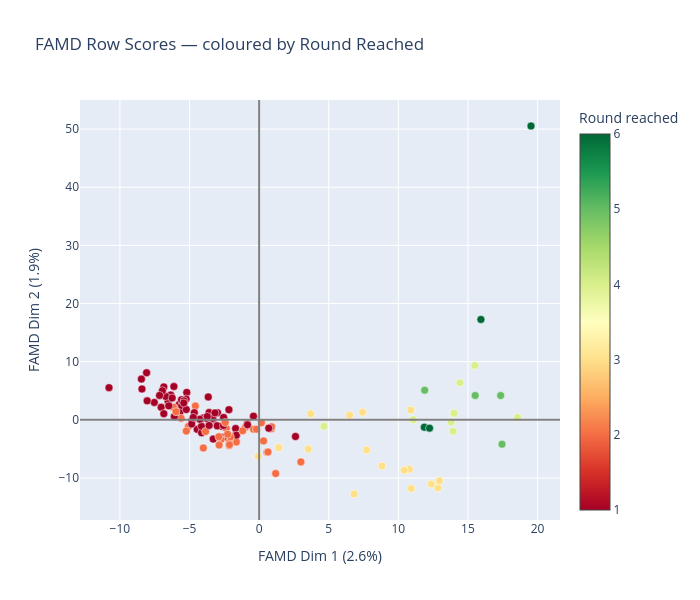

Notebook source saved alongside this figure:
### Code cell
# Use prince's internal percentages — these are the correct figures
# (computed against the full data variance, not just the 5 components)
pct = famd.eigenvalues_summary['% of variance'].str.strip('%').astype(float)


fig = go.Figure()

fig.add_trace(
    go.Scatter(
        x=famd_scores.iloc[:,0],
        y=famd_scores.iloc[:,1],
        mode="markers",
        marker=dict(
            size=8,
            color=wc['round_reached'],
            colorscale="RdYlGn",
            cmin=1,
            cmax=6,
            colorbar=dict(title="Round reached"),
            line=dict(width=0.5, color="white")
        ),
        hovertemplate=
        "<b>%{customdata[0]}</b><br>"
        "Year: %{customdata[1]}<br>"
        "Round reached: %{customdata[2]}<br>"
        "Dim1: %{x:.2f}<br>"
        "Dim2: %{y:.2f}<extra></extra>",
        customdata=wc[["team","year","round_reached"]]
    )
)

fig.add_hline(y=0, line_color="gray")
fig.add_vline(x=0, line_color="gray")

fig.update_layout(
    title="FAMD Row Scores — coloured by Round Reached",
    xaxis_title=f"FAMD Dim 1 ({pct.iloc[0]:.1f}%)",
    yaxis_title=f"FAMD Dim 2 ({pct.iloc[1]:.1f}%)",
    width=700,
    height=600
)

fig.show()

### Figure 1 — Plotly figure (JSON) as saved in the notebook; plotly's stock layout.template omitted (floating-point values rounded to 4 significant figures; data arrays with more than 128 entries replaced by an {"elided": "..."} marker saying what was removed)
{"data": [{"customdata": {"elided": "128x3 mixed values"}, "hovertemplate": "<b>%{customdata[0]}</b><br>Year: %{customdata[1]}<br>Round reached: %{customdata[2]}<br>Dim1: %{x:.2f}<br>Dim2: %{y:.2f}<extra></extra>", "marker": {"cmax": 6, "cmin": 1, "color": [1, 3, 1, 3, 1, 2, 1, 2, 1, 4, 3, 1, 1, 1, 1, 2, 2, 5, 1, 1, 1, 3, 2, 1, 2, 1, 1, 2, 6, 1, 2, 4, 2, 5, 1, 3, 1, 4, 1, 2, 3, 3, 1, 1, 1, 3, 6, 1, 2, 1, 1, 1, 1, 1, 2, 4, 2, 1, 1, 1, 1, 2, 2, 2, 1, 1, 4, 3, 2, 1, 5, 2, 1, 4, 6, 1, 1, 1, 2, 2, 1, 1, 1, 1, 1, 2, 3, 1, 2, 1, 1, 2, 3, 2, 1, 3, 6, 2, 1, 3, 1, 1, 1, 4, 1, 1, 3, 5, 1, 1, 1, 2, 1, 4, 3, 2, 3, 1, 1, 2, 1, 2, 2, 2, 1, 2, 1, 1], "colorbar": {"title": {"text": "Round reached"}}, "colorscale": [[0, "rgb(165,0,38)"], [0.1, "rgb(215,48,39)"], [0.2, "rgb(244,109,67)"], [0.3, "rgb(253,174,97)"], [0.4, "rgb(254,224,139)"], [0.5, "rgb(255,255,191)"], [0.6, "rgb(217,239,139)"], [0.7, "rgb(166,217,106)"], [0.8, "rgb(102,189,99)"], [0.9, "rgb(26,152,80)"], [1, "rgb(0,104,55)"]], "line": {"color": "white", "width": 0.5}, "size": 8}, "mode": "markers", "type": "scatter", "x": [-4.449, 10.92, -5.74, 12.85, -3.312, 0.5635, -2.99, -0.4001, -3.591, 18.57, 3.702, -4.017, -5.622, -1.668, -3.297, -4.011, -1.635, 11.89, -7.036, -5.684, -10.78, 1.416, -0.1942, -4.132, -2.148, -3.413, -4.139, 0.3188, 11.87, -5.562, -0.8546, 13.93, -4.579, 17.45, -6.846, 6.836, -1.688, 14.01, -6.346, 0.6363, 10.89, -0.07345, -2.453, -2.99, -2.683, 10.79, 19.53, -2.17, -0.9875, -5.199, -3.654, -3.353, -2.589, -4.258, -2.145, 14.43, -2.729, -3.013, -1.63, -5.246, -2.549, 0.165, -5.078, -2.358, 2.612, -6.534, 15.49, 12.94, 1.188, -6.706, 15.52, -2.128, -5.499, 13.8, 15.93, -0.4059, -5.574, -7.531, -3.848, -1.179, -4.838, -4.845, -8.083, -3.743, -5.393, 0.8708, 7.434, -6.246, -5.605, -5.232, -6.846, 0.8981, 3.53, -2.063, -2.562, 10.42, 12.24, -6.152, -3.726, 12.36, -5.412, -6.948, -8.416, 11.07, -4.654, -0.8348, 8.827, 17.35, 0.693, -6.09, -7.15, -2.872, -3.593, 4.655, 7.72, -5.971, 6.502, -8.454, -6.49, -5.232, -3.173, -2.263, 3.0, -2.438, -8.042, -2.893, -4.73, -6.122], "y": [-1.633, -11.81, 2.631, -11.69, 0.07747, -5.571, 1.235, -1.618, 1.257, 0.4231, 1.069, 0.3045, 1.993, -2.592, -3.313, -4.834, -3.804, 5.096, 2.156, 1.372, 5.54, -4.775, -1.6, -2.223, -3.622, 0.2344, -1.114, -3.619, -1.266, 2.474, -0.5548, -1.955, 2.383, -4.182, 5.662, -12.75, -1.492, 1.136, 4.274, -5.532, 1.684, -6.255, -0.2453, -1.066, -1.109, -8.514, 50.53, 1.75, -1.286, 4.724, 3.938, 0.2503, -3.001, 0.1157, -4.408, 6.364, -3.356, -1.02, -2.627, 3.596, 0.4193, -0.4902, -1.147, -1.486, -2.863, 3.14, 9.348, -10.49, -9.223, 4.024, 4.183, -4.264, 3.215, -0.3554, 17.26, 0.6283, 3.439, 3.0, -1.992, -1.885, -0.2137, -0.7123, 8.104, 0.2303, 3.273, -1.525, 1.287, 3.757, 0.282, 1.777, 1.061, -1.2, -5.022, -2.946, -0.9756, -8.678, -1.422, 2.177, 0.5707, -11.05, 2.9, 4.999, 5.302, 0.03456, 1.236, -0.8501, -7.94, 4.179, -1.43, 0.5948, 4.199, -4.329, -0.9633, -1.105, -5.171, 1.403, 0.816, 7.012, 2.405, -1.926, 1.196, -2.469, -7.228, -0.4547, 3.266, -2.897, 0.4137, 5.731]}], "layout": {"height": 600, "shapes": [{"line": {"color": "gray"}, "type": "line", "x0": 0, "x1": 1, "xref": "x domain", "y0": 0, "y1": 0, "yref": "y"}, {"line": {"color": "gray"}, "type": "line", "x0": 0, "x1": 0, "xref": "x", "y0": 0, "y1": 1, "yref": "y domain"}], "title": {"text": "FAMD Row Scores — coloured by Round Reached"}, "width": 700, "xaxis": {"title": {"text": "FAMD Dim 1 (2.6%)"}}, "yaxis": {"title": {"text": "FAMD Dim 2 (1.9%)"}}}}
